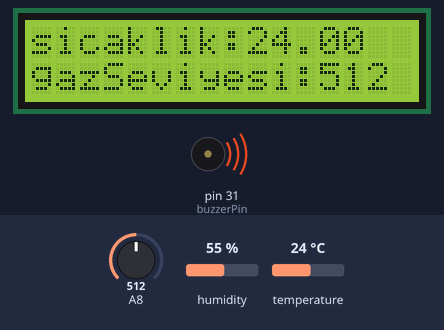
Bench run of a sketch on a simulated Arduino Mega 2560, built with avr-gcc and run on an emulated ATmega2560. Parts: 16×2 character LCD, buzzer (waves = sounding). The inputs (shaded band) are chosen by the test bench; at power-on: A8 = 512, temperature 24 °C, humidity 55 %. What the sketch prints to the serial monitor is not drawn.

Above: at 1.2 s.
1.3 s: A8 set to 410
At 2.9 s:
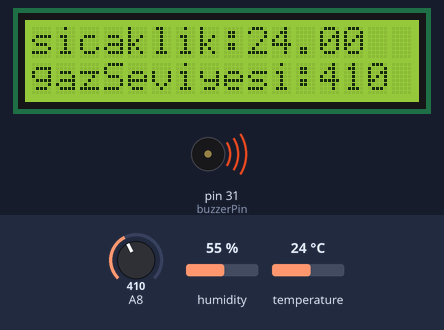
3.2 s: A8 set to 389
At 5.2 s:
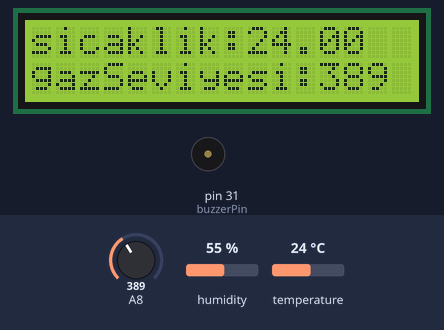
5.5 s: temperature set to 12 °C
At 7.9 s:
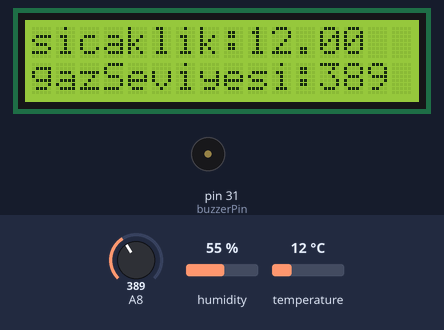
8.6 s: temperature set to 19 °C
At 10.3 s:
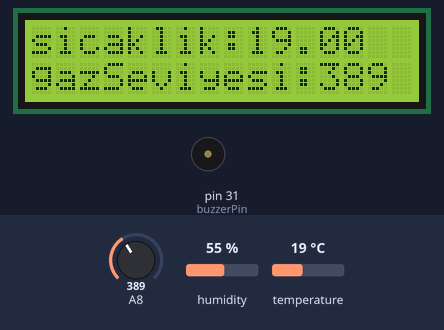
10.8 s: temperature set to 28 °C
At 12.7 s:
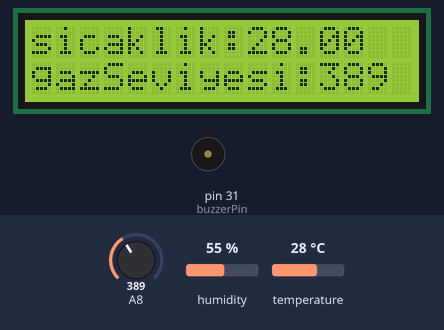
13.1 s: A8 set to 306
At 13.9 s:
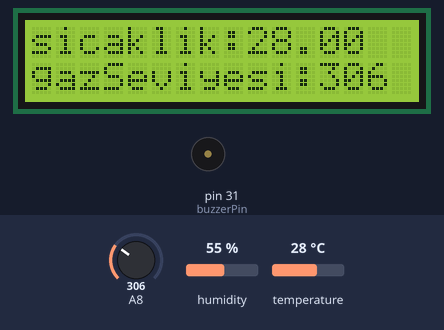
Timing chart, 0 to 16.0 s (numbered marks = the images above; inputs shaded):
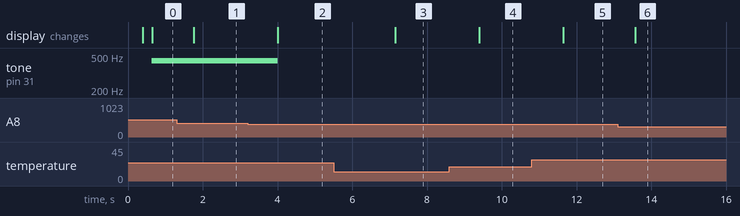

Measured:
- the behaviour switches between 401 and 400 on A8 (found by bisection; images 1 and 2)
- after the input at 1.3 s, the display: changes after 0.46 s (image 1)
- after the input at 3.2 s, tone on pin 31 (buzzerPin): 440 Hz → silent after 0.81 s; the display: changes after 0.81 s (image 2)
- after the input at 5.5 s, the display: changes after 1.6 s (image 3)
- after the input at 8.6 s, the display: changes after 0.80 s (image 4)
- after the input at 10.8 s, the display: changes after 0.85 s (image 5)
- after the input at 13.1 s, the display: changes after 0.48 s (image 6)

The sketch:

AnalogReadSerial.ino
```cpp
#include <LiquidCrystal.h>

LiquidCrystal lcd(8,9,4,5,6,7);

#include <Adafruit_Sensor.h>
#include <DHT.h>
#include <DHT_U.h>
#define buzzerPin 31
int notaSayisi = 8;
int C = 262;
int D = 294;
int E = 330;
int F = 349;
int G = 392;
int A = 440;
int B = 494;
int C_ = 523;
int notalar[] = {C, D, E, F, G, A, B, C_};

#define DHTPIN 35     // what digital pin we're connected to
#define DHTTYPE DHT11   // DHT 11
DHT dht1(DHTPIN, DHTTYPE);

/*****************************/
void setup() {
  // put your setup code here, to run once:
  Serial.begin(9600);
  lcd.begin(16,2);
}
void nemVeisi(){
   // Wait a few seconds between measurements.
  delay(300);

  // Reading temperature or humidity takes about 250 milliseconds!
  // Sensor readings may also be up to 2 seconds 'old' (its a very slow sensor)
 // float h = dht1.readHumidity();
  // Read temperature as Celsius (the default)
  float t = dht1.readTemperature();
  // Read temperature as Fahrenheit (isFahrenheit = true)
 // float f = dht1.readTemperature(true);

  // Check if any reads failed and exit early (to try again).
 if (isnan(t)) {
 Serial.print("okunamadi ");
   Serial.print("|");
  return;
}

  // Compute heat index in Fahrenheit (the default)
 // float hif = dht1.computeHeatIndex(f, h);
  // Compute heat index in Celsius (isFahreheit = false)
//  float hic = dht1.computeHeatIndex(t, h, false);

  //Serial.print("NEM: ");
  //Serial.print(h);
  //Serial.print(" %\t");
  //Serial.print("Sicaklik: ");
  Serial.print(t);
  Serial.print("|");
 // Serial.print(" *C ");
  //Serial.print(f);
  //Serial.print(" *F\t");
 // Serial.print("Hissedilen Sicaklik: ");
 // Serial.print(hic);
 // Serial.print(" *C ");
//  Serial.print(hif);
//  Serial.println(" *F");
 // lcd.print("NEM: ");
//   lcd.print(h);
  // lcd.print("Sicaklik: ");
  lcd.print("sicaklik:");
   lcd.print(t);
// lcd.print("Hissedilen Sicaklik:");
  // lcd.print(f);
}
void gazSensoru(){
    int sensorDegeri = analogRead(A8);
 // Serial.print("Sensor Degeri :");
  Serial.print(sensorDegeri);
  Serial.println("");
  delay(250);
  if(sensorDegeri>400){
    tone(buzzerPin, notalar[1,2,3,5]);
    digitalWrite(buzzerPin,HIGH);
  }
    else{
      noTone(buzzerPin);
    }
      lcd.setCursor(0,1);
      lcd.print("gazSeviyesi:");
      lcd.print(sensorDegeri);


}
void buzzer(){
int notaSayisi = 8;
int C = 262;
int D = 294;
int E = 330;
int F = 349;
int G = 392;
int A = 440;
int B = 494;
int C_ = 523;
int notalar[] = {C, D, E, F, G, A, B, C_};
digitalWrite(buzzerPin,HIGH);
}

void loop() {
  // put your main code here, to run repeatedly:
  nemVeisi();
  gazSensoru();
  lcd.home();

}
```
